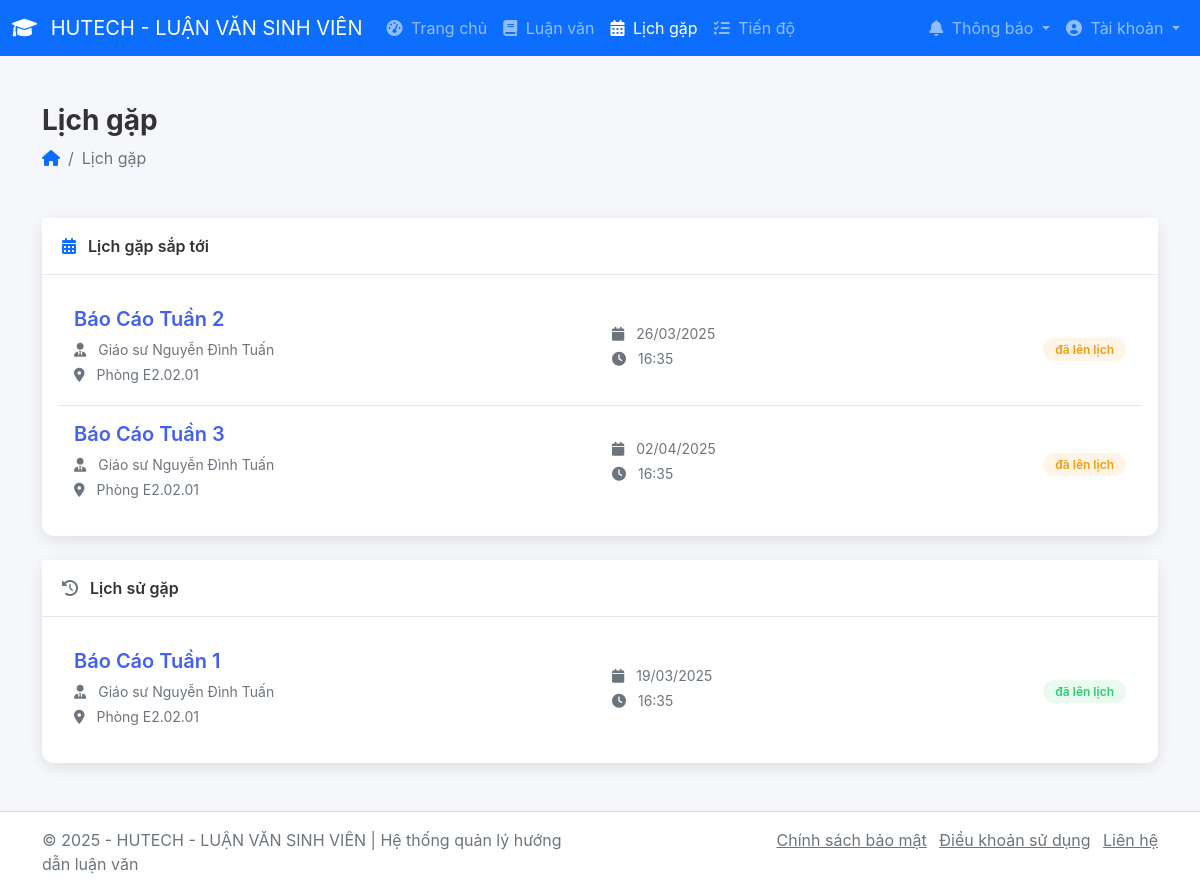
Page /student/appointments.php (signed in) on the committed database.
### tables this page shows
CREATE TABLE `lichgap` (
  `LichGapID` int(11) NOT NULL,
  `SinhVienID` int(11) NOT NULL,
  `GiangVienID` int(11) NOT NULL,
  `TieuDe` varchar(255) NOT NULL,
  `NgayGap` datetime NOT NULL,
  `DiaDiem` varchar(255) DEFAULT NULL,
  `NoiDung` text DEFAULT NULL,
  `TrangThai` enum('đã lên lịch','đã xác nhận','đã hoàn thành','đã hủy') DEFAULT 'đã lên lịch',
  `GhiChu` text DEFAULT NULL,
  `NgayTao` timestamp NOT NULL DEFAULT current_timestamp()
);

CREATE TABLE `giangvien` (
  `GiangVienID` int(11) NOT NULL,
  `UserID` int(11) DEFAULT NULL,
  `MaGV` varchar(20) NOT NULL,
  `HoTen` varchar(100) NOT NULL,
  `HocVi` varchar(50) DEFAULT NULL,
  `ChucVu` varchar(100) DEFAULT NULL,
  `Khoa` varchar(100) DEFAULT NULL,
  `ChuyenNganh` varchar(100) DEFAULT NULL,
  `Email` varchar(100) DEFAULT NULL,
  `SoDienThoai` varchar(20) DEFAULT NULL,
  `LinhVucHuongDan` text DEFAULT NULL,
  `SoLuongSinhVienToiDa` int(11) DEFAULT 10
);

### config/database.php (called while the page is built, shortened)
<?php
class Database {
    private $host = DB_HOST;
    private $user = DB_USER;
    private $pass = DB_PASS;
    private $dbname = DB_NAME;
    private $dbh;
    private $stmt;
    public function __construct() {
        $dsn = 'mysql:host=' . $this->host . ';dbname=' . $this->dbname . ';charset=utf8mb4';
        $options = array(
            PDO::ATTR_PERSISTENT => true,
            PDO::ATTR_ERRMODE => PDO::ERRMODE_EXCEPTION,
            PDO::ATTR_DEFAULT_FETCH_MODE => PDO::FETCH_ASSOC,
            PDO::ATTR_EMULATE_PREPARES => false
        );
        try {
            $this->dbh = new PDO($dsn, $this->user, $this->pass, $options);
        } catch(PDOException $e) {
            $this->error = $e->getMessage();
            die("Database connection failed: " . $this->error);
        }
    }
    public function query($sql) {
        $this->stmt = $this->dbh->prepare($sql);
    }
    public function bind($param, $value, $type = null) {
        if(is_null($type)) {
            switch(true) {
                case is_int($value):
                    $type = PDO::PARAM_INT;
                    break;
            }
        }
        $this->stmt->bindValue($param, $value, $type);
    }
    public function execute() {
        $logFile = __DIR__ . '/db_debug.log';
        try {
            $result = $this->stmt->execute();
            return $result;
        } catch (PDOException $e) {
            file_put_contents($logFile, "Query ERROR: " . $this->stmt->queryString . "\nError: " . $e->getMessage() . "\n", FILE_APPEND);
            throw $e;
        }
    }
    public function resultSet() {
        $this->execute();
        return $this->stmt->fetchAll();
    }
}
?>

### student/appointments.php (the view, shortened to what this page needs)
<?php
require_once '../config/database.php';
$studentId = $_SESSION['profile_id'];
$db = new Database();
$db->query("SELECT sv.*, u.Username, u.Email FROM SinhVien sv
            JOIN Users u ON sv.UserID = u.UserID
            WHERE sv.SinhVienID = :id");
$db->bind(':id', $studentId);
$db->query("SELECT lg.*, gv.HoTen AS TenGiangVien, gv.HocVi
           FROM LichGap lg
           JOIN GiangVien gv ON lg.GiangVienID = gv.GiangVienID
           WHERE lg.SinhVienID = :studentId AND lg.NgayGap >= CURDATE()
           ORDER BY lg.NgayGap ASC");
$db->bind(':studentId', $studentId);
$upcomingAppointments = $db->resultSet();
$db->query("SELECT lg.*, gv.HoTen AS TenGiangVien, gv.HocVi
           FROM LichGap lg
           JOIN GiangVien gv ON lg.GiangVienID = gv.GiangVienID
           WHERE lg.SinhVienID = :studentId AND lg.NgayGap < CURDATE()
           ORDER BY lg.NgayGap DESC");
$db->bind(':studentId', $studentId);
$pastAppointments = $db->resultSet();
?>
<!DOCTYPE html>
<html lang="vi">
<head>
    <link href="https://cdn.jsdelivr.net/npm/bootstrap@5.1.3/dist/css/bootstrap.min.css" rel="stylesheet">
    <link rel="stylesheet" href="https://cdnjs.cloudflare.com/ajax/libs/font-awesome/6.0.0/css/all.min.css">
</head>
<body>
    <div class="app-container">
        <?php include '../includes/student_navbar.php'; ?>
        <div class="container py-4">
            <div class="d-flex justify-content-between align-items-center mb-4">
                <div>
                    <h1 class="page-title">Lịch gặp</h1>
                    <nav aria-label="breadcrumb">
                        <ol class="breadcrumb">
                            <li class="breadcrumb-item"><a href="dashboard.php"><i class="fas fa-home"></i></a></li>
                            <li class="breadcrumb-item active" aria-current="page">Lịch gặp</li>
                        </ol>
                    </nav>
                </div>
            </div>
            <div class="card mb-4">
                <div class="card-header d-flex justify-content-between align-items-center">
                    <div>
                        <i class="fas fa-calendar-alt me-2 text-primary"></i>
                        <span>Lịch gặp sắp tới</span>
                    </div>
                </div>
                <div class="card-body">
                    <?php if (!empty($upcomingAppointments)): ?>
                        <?php foreach ($upcomingAppointments as $appointment): ?>
                            <div class="appointment-item">
                                <div class="row align-items-center">
                                    <div class="col-md-6">
                                        <h5 class="appointment-title">
                                            <?php echo htmlspecialchars($appointment['TieuDe']); ?>
                                        </h5>
                                        <div class="appointment-meta">
                                            <p class="mb-1">
                                                <i class="fas fa-user-tie me-2"></i>
                                                <?php echo $appointment['HocVi'] . ' ' . $appointment['TenGiangVien']; ?>
                                            </p>
                                            <p class="mb-1">
                                                <i class="fas fa-map-marker-alt me-2"></i>
                                                <?php echo htmlspecialchars($appointment['DiaDiem']); ?>
                                            </p>
                                        </div>
                                    </div>
                                    <div class="col-md-4">
                                        <div class="appointment-meta">
                                            <p class="mb-1">
                                                <i class="fas fa-calendar me-2"></i>
                                                <?php echo date('d/m/Y', strtotime($appointment['NgayGap'])); ?>
                                            </p>
                                            <p class="mb-1">
                                                <i class="fas fa-clock me-2"></i>
                                                <?php
                                                    $datetime = new DateTime($appointment['NgayGap']);
                                                    echo $datetime->format('H:i');
                                                ?>
                                            </p>
                                        </div>
                                    </div>
                                    <div class="col-md-2 text-end">
                                        <span class="appointment-status status-pending">
                                            <?php echo htmlspecialchars($appointment['TrangThai']); ?>
                                        </span>
                                    </div>
                                </div>
                            </div>
                        <?php endforeach; ?>
                    <?php endif; ?>
                </div>
            </div>
            <div class="card">
                <div class="card-header d-flex justify-content-between align-items-center">
                    <div>
                        <i class="fas fa-history me-2 text-secondary"></i>
                        <span>Lịch sử gặp</span>
                    </div>
                </div>
                <div class="card-body">
                    <?php if (!empty($pastAppointments)): ?>
                        <?php foreach ($pastAppointments as $appointment): ?>
                            <div class="appointment-item">
                                <div class="row align-items-center">
                                    <div class="col-md-6">
                                        <h5 class="appointment-title">
                                            <?php echo htmlspecialchars($appointment['TieuDe']); ?>
                                        </h5>
                                        <div class="appointment-meta">
                                            <p class="mb-1">
                                                <i class="fas fa-user-tie me-2"></i>
                                                <?php echo $appointment['HocVi'] . ' ' . $appointment['TenGiangVien']; ?>
                                            </p>
                                            <p class="mb-1">
                                                <i class="fas fa-map-marker-alt me-2"></i>
                                                <?php echo htmlspecialchars($appointment['DiaDiem']); ?>
                                            </p>
                                        </div>
                                    </div>
                                    <div class="col-md-4">
                                        <div class="appointment-meta">
                                            <p class="mb-1">
                                                <i class="fas fa-calendar me-2"></i>
                                                <?php echo date('d/m/Y', strtotime($appointment['NgayGap'])); ?>
                                            </p>
                                            <p class="mb-1">
                                                <i class="fas fa-clock me-2"></i>
                                                <?php
                                                    $datetime = new DateTime($appointment['NgayGap']);
                                                    echo $datetime->format('H:i');
                                                ?>
                                            </p>
                                        </div>
                                    </div>
                                    <div class="col-md-2 text-end">
                                        <span class="appointment-status status-completed">
                                            <?php echo htmlspecialchars($appointment['TrangThai']); ?>
                                        </span>
                                    </div>
                                </div>
                            </div>
                        <?php endforeach; ?>
                    <?php endif; ?>
                </div>
            </div>
        </div>
        <footer class="footer mt-auto py-3 bg-white border-top">
            <div class="container">
                <div class="row">
                    <div class="col-md-6">
                        <p class="text-muted mb-0">
                            &copy; <?php echo date('Y'); ?> - <?php echo SITE_NAME; ?> | Hệ thống quản lý hướng dẫn luận văn
                        </p>
                    </div>
                    <div class="col-md-6 text-md-end">
                        <ul class="list-inline mb-0">
                            <li class="list-inline-item">
                                <a href="../pages/privacy.php" class="text-muted">Chính sách bảo mật</a>
                            </li>
                            <li class="list-inline-item">
                                <a href="../pages/terms.php" class="text-muted">Điều khoản sử dụng</a>
                            </li>
                            <li class="list-inline-item">
                                <a href="../pages/contact.php" class="text-muted">Liên hệ</a>
                            </li>
                        </ul>
                    </div>
                </div>
            </div>
        </footer>
    </div>
</body>
</html>

### student/appointments.php (style rules this page uses)
:root { --primary-color: #4361ee; --secondary-color: #f8f9fc; --accent-color: #3a0ca3; --success-color: #2ecc71; --warning-color: #f39c12; --danger-color: #e74c3c; --info-color: #3498db; --light-color: #f8f9fa; --dark-color: #343a40; --text-color: #333; --light-text: #6c757d; --border-color: #e3e6f0; --card-shadow: 0 4px 15px rgba(0, 0, 0, 0.1); }
body { font-family: -apple-system, BlinkMacSystemFont, "Segoe UI", Roboto, "Helvetica Neue", Arial, sans-serif; background-color: #f5f7fb; color: var(--text-color); line-height: 1.5; }
.card { border: none; border-radius: 12px; box-shadow: var(--card-shadow); margin-bottom: 1.5rem; transition: transform 0.2s, box-shadow 0.2s; }
.card-header { background-color: white; border-bottom: 1px solid var(--border-color); padding: 1rem 1.25rem; font-weight: 600; }
.appointment-item { padding: 1rem; border-bottom: 1px solid var(--border-color); transition: background-color 0.2s; }
.appointment-item:last-child { border-bottom: none; }
.appointment-title { font-weight: 600; color: var(--primary-color); margin-bottom: 0.5rem; }
.appointment-meta { font-size: 0.875rem; color: var(--light-text); }
.appointment-status { padding: 0.25rem 0.75rem; border-radius: 50px; font-size: 0.75rem; font-weight: 600; }
.status-pending { background-color: rgba(243, 156, 18, 0.1); color: var(--warning-color); }
.status-completed { background-color: rgba(46, 204, 113, 0.1); color: var(--success-color); }
.page-title { font-weight: 700; margin-bottom: 0.5rem; color: var(--text-color); font-size: 1.75rem; }
.breadcrumb { margin-bottom: 1.5rem; }

### rows in the picture
lichgap: TieuDe "Báo Cáo Tuần 2", GiangVienID.HocVi "Giáo sư", GiangVienID.HoTen "Nguyễn Đình Tuấn", DiaDiem "Phòng E2.02.01", NgayGap "26/03/2025", NgayGap "16:35", TrangThai "đã lên lịch"
lichgap: TieuDe "Báo Cáo Tuần 3", GiangVienID.HocVi "Giáo sư", GiangVienID.HoTen "Nguyễn Đình Tuấn", DiaDiem "Phòng E2.02.01", NgayGap "02/04/2025", NgayGap "16:35", TrangThai "đã lên lịch"
lichgap: TieuDe "Báo Cáo Tuần 1", GiangVienID.HocVi "Giáo sư", GiangVienID.HoTen "Nguyễn Đình Tuấn", DiaDiem "Phòng E2.02.01", NgayGap "19/03/2025", NgayGap "16:35", TrangThai "đã lên lịch"

### other values in the picture
SITE_NAME "HUTECH - LUẬN VĂN SINH VIÊN"
